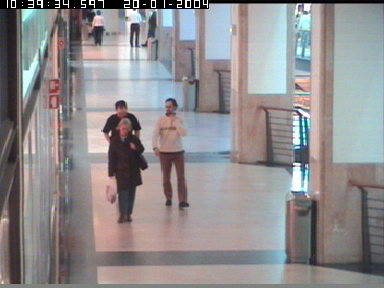
//> input picture shadows_source_code/samples/frame1.bmp, 384 x 288 px, given in place of frame2.jpg, which was not available
$ ./main   (built with g++ and OpenCV 4)
//> lines starting //> are read from the running program, lines starting //| are printed output that depends on the picture; pictures that were not available may be replaced by others from this repository, and a replacement may not be noted
// Copyright (C) 2011 NICTA (www.nicta.com.au)
// Copyright (C) 2011 Andres Sanin
//
// This file is provided without any warranty of fitness for any purpose.
// You can redistribute this file and/or modify it under the terms of
// the GNU General Public License (GPL) as published by the
// Free Software Foundation, either version 3 of the License
// or (at your option) any later version.
// (see http://www.opensource.org/licenses for more info)

#include <opencv2/highgui/highgui.hpp>
#include "opencv2/core/utils/logger.hpp"
#include "../include/LrTextureShadRem.h"
#include "mask.h"
using namespace cv;
using namespace std::chrono;


int main(int argc, char** argv) {
	int use_cuda = 0;
	if (argc > 1) {
		char* cuda_arg = argv[1];
		use_cuda = atoi(cuda_arg);
		if (use_cuda) {
			std::cout << "Implementation Specified: GPU" << std::endl;
		}
		else {
			std::cout << "Implementation Specified: CPU" << std::endl;
		}
	}
	else {
		std::cout << "Implementation Unspecified: Default to CPU" << std::endl;
	}
	cv::setNumThreads(1);
	cv::utils::logging::setLogLevel(cv::utils::logging::LogLevel::LOG_LEVEL_SILENT);

	std::cout << "\nBeginning Image Processing\n\n";

	// load frame, background and foreground 3120x4160
	cv::Mat frame = cv::imread("../shadows_source_code/samples/BackYard/frame2.jpg");
//> frame is the input picture: 288 rows x 384 cols, CV_8UC3; mean B, G, R 142.2, 140.8, 143.8
	cv::Mat bg    = cv::imread("../shadows_source_code/samples/BackYard/bg2.jpg");
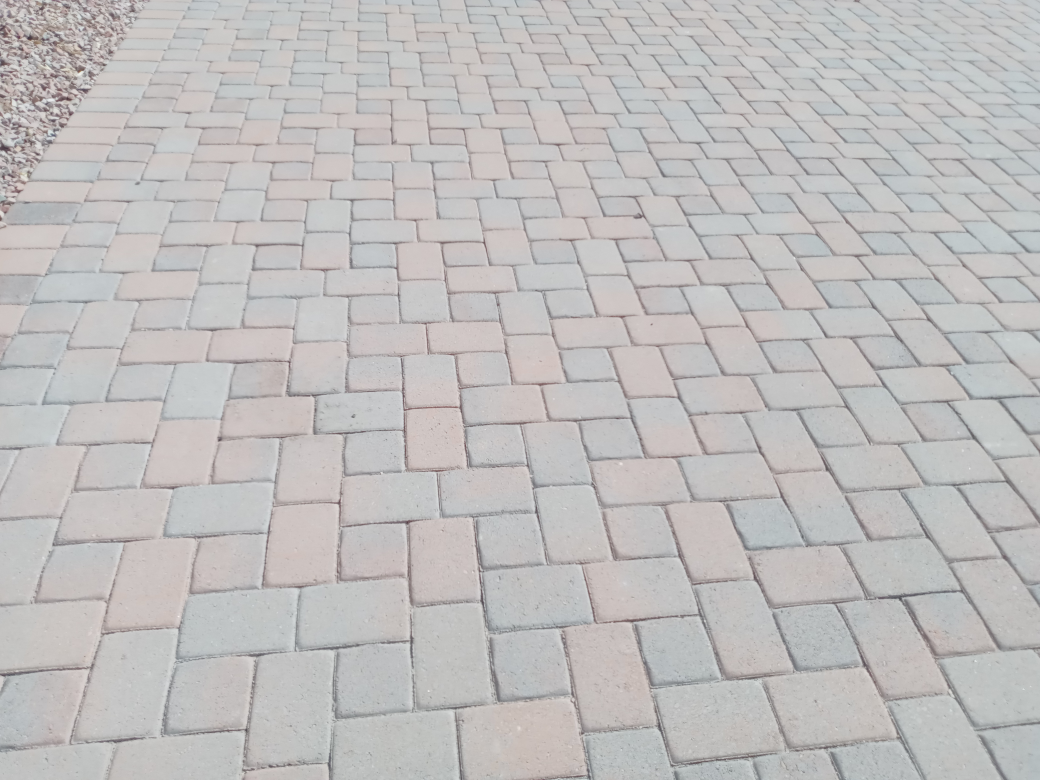
//> input picture shadows_source_code/samples/BackYard/bg2.jpg, 4160 x 3120 px (shown at 1/4 size)
//> bg is the input picture: 3120 rows x 4160 cols, CV_8UC3; mean B, G, R 189.6, 189.9, 191.9
	cv::Mat blank = cv::imread("../shadows_source_code/samples/BackYard/blank2.bmp", IMREAD_GRAYSCALE);
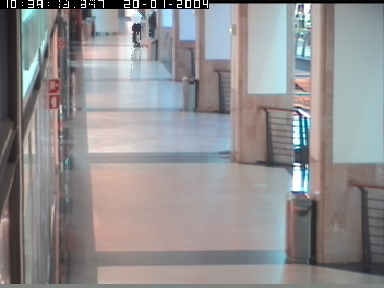
//> input picture shadows_source_code/samples/bg1.bmp, 384 x 288 px, given in place of blank2.bmp, which was not available
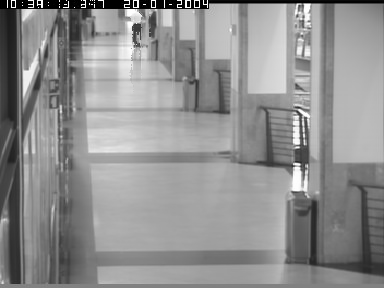
//> blank: 288 rows x 384 cols, CV_8UC1; min 0, max 255, mean 143.4
	cv::Mat fg    = cv::imread("../shadows_source_code/samples/BackYard/fg2.bmp", IMREAD_GRAYSCALE);


    // [5 lines of commented-out code are left out]

	std::cout << "Images Loaded \n\n";
	//cv::Mat frame_show = frame.clone();
	//cv::imshow("pre", frame_show);
	//cv::resizeWindow("pre", 500, 500);
	//
	// create shadow removers
//> (the run ends here: the program needs code that is not available in this run, at `LrTextureShadRem lrTex;`)
